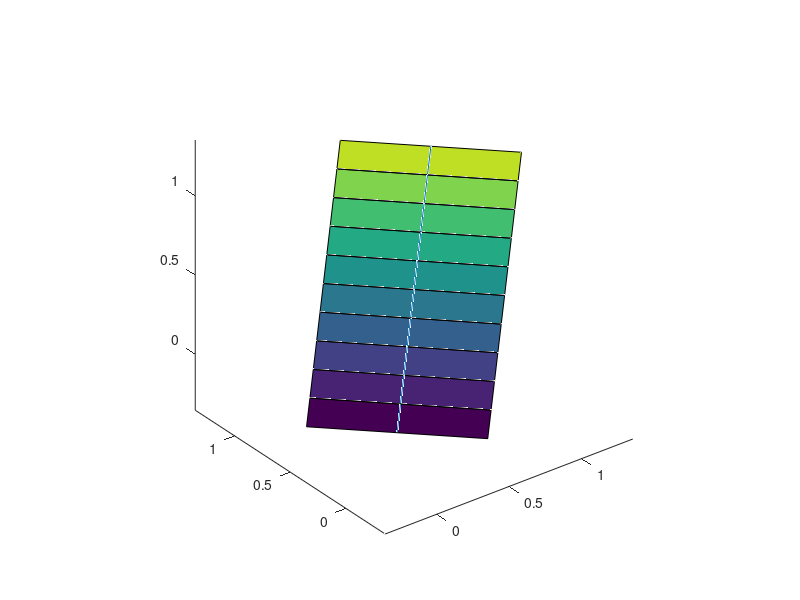

The MATLAB script that drew this image:


x = 0:0.1:1;
y = 0:0.1:1;
z = 0:0.1:1;
dx = diff(x);
dy = diff(y);
dL = hypot(dx,dy);
[X,Y] = meshgrid([-1 1]);
cla
plot3(x,y,z,'-')
axis equal
hold on
for i = 1:length(x)-1% too much rectangles
    X1 = X/2;                       % rectangle width is 1
    Y1 = Y*dL(i)/2;                 % rectangle height is dL
        % rotation matrix
    R = [dx(i) -dy(i); dy(i) dx(i)]/dL(i);
    V = R*[Y1(:) X1(:)]';           
    X1 = reshape(V(1,:),[2 2])+x(i)+dx(i)/2;
    Y1 = reshape(V(2,:),[2 2])+y(i)+dy(i)/2;
    Z = [z(i) z(i); z(i+1) z(i+1)];
    surf(X1,Y1,Z)
     pause(0.5)
end
hold off